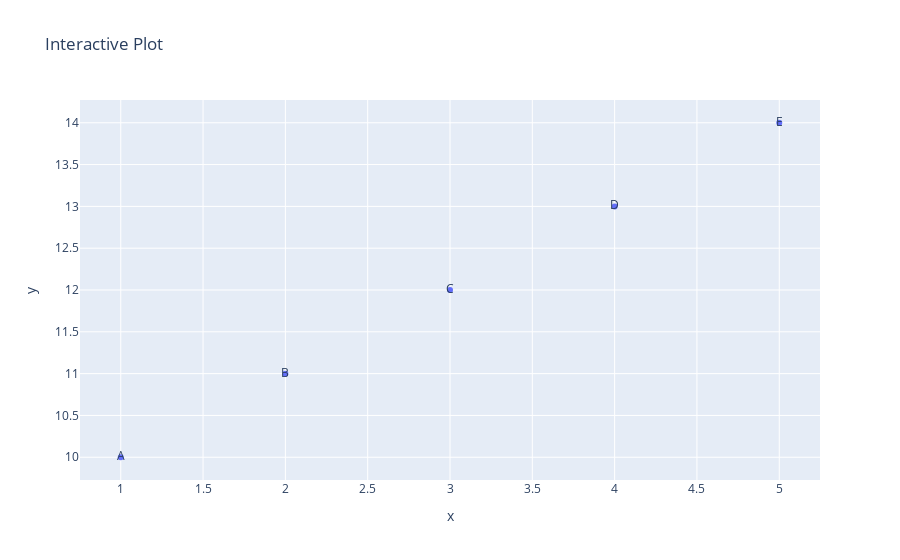

The code cell stored with this chart in its notebook:
### Code cell
# Create a sample DataFrame
data = {
    'x': [1, 2, 3, 4, 5],
    'y': [10, 11, 12, 13, 14],
    'label': ['A', 'B', 'C', 'D', 'E']
}

df = pd.DataFrame(data)

# Create a scatter plot
fig = px.scatter(df, x='x', y='y', text='label', title="Interactive Plot")

# Show the plot
fig.show()

### Figure 1 — Plotly figure (JSON) as saved in the notebook; plotly's stock layout.template omitted (floating-point values rounded to 4 significant figures)
{"data": [{"hovertemplate": "x=%{x}<br>y=%{y}<br>label=%{text}<extra></extra>", "legendgroup": "", "marker": {"color": "#636efa", "symbol": "circle"}, "mode": "markers+text", "name": "", "orientation": "v", "showlegend": false, "text": ["A", "B", "C", "D", "E"], "type": "scatter", "x": [1, 2, 3, 4, 5], "xaxis": "x", "y": [10, 11, 12, 13, 14], "yaxis": "y"}], "layout": {"legend": {"tracegroupgap": 0}, "title": {"text": "Interactive Plot"}, "xaxis": {"anchor": "y", "domain": [0, 1], "title": {"text": "x"}}, "yaxis": {"anchor": "x", "domain": [0, 1], "title": {"text": "y"}}}}
